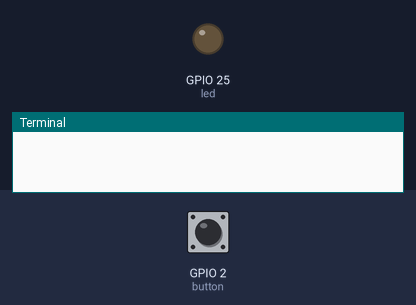
A program run on a simulated Raspberry Pi (BCM pin numbers). On the bench: output pins drawn as LEDs (lit = HIGH), the last lines printed to the terminal. Inputs (shaded band) come from the test bench; at power-on: GPIO 2 (button) HIGH.

Above: at 1.2 s.
1.3 s: GPIO 2 (button) pulled LOW for 0.15 s
At 2.0 s:
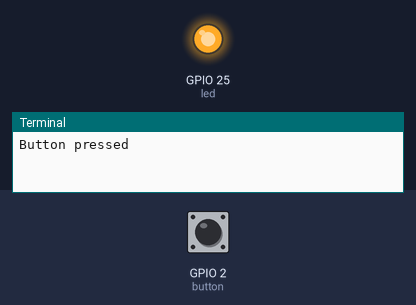
4.4 s: GPIO 2 (button) pulled LOW for 1 s
At 7.9 s:
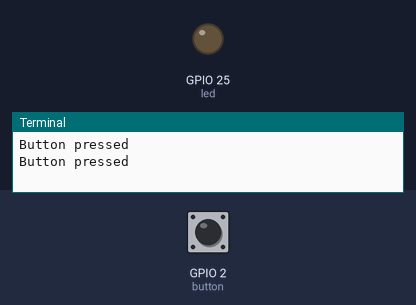
8.4 s: GPIO 2 (button) pulled LOW for 3.2 s
At 9.8 s:
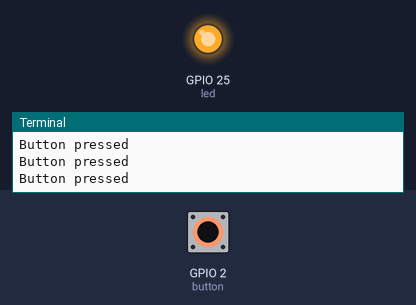
Timing chart, 0 to 15.9 s (numbered marks = the images above; inputs shaded):
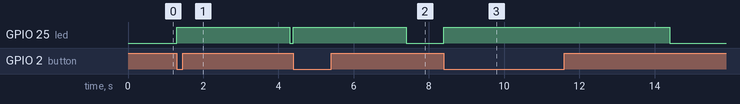

The program:

led_triggered_with_button.py
```python
# https://youtu.be/4F41YkUmq7c

from gpiozero import LED
from time import sleep
from gpiozero import Button

button = Button(2)
led = LED(25)

while True:
    button.wait_for_active()
    print('Button pressed')
    led.on()
    sleep(3)
    led.off()
```

Measured:
- after the input at 1.3 s, GPIO 25 (led): LOW → HIGH at once, → LOW 3.0 s later
- after the input at 4.4 s, GPIO 25 (led): LOW → HIGH at once, → LOW 3.0 s later
- after the input at 8.4 s, GPIO 25 (led): LOW → HIGH at once, → LOW 6.0 s later
